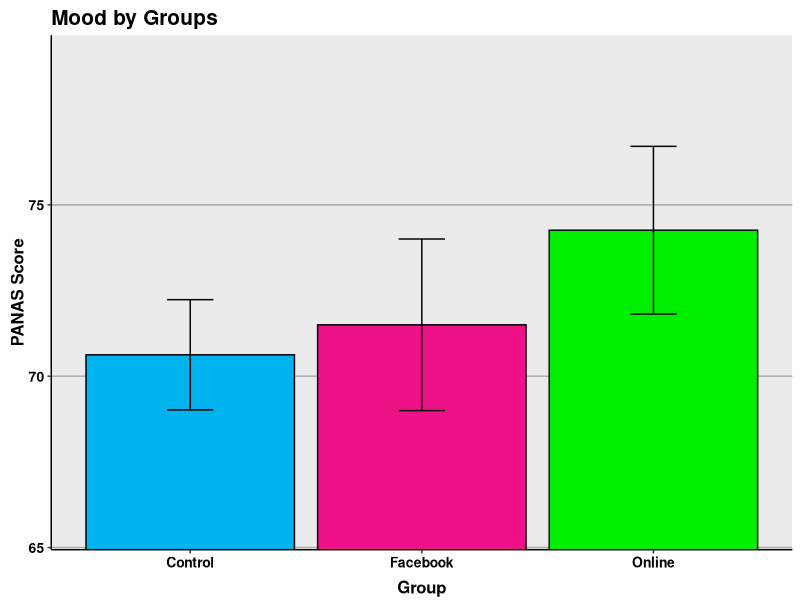
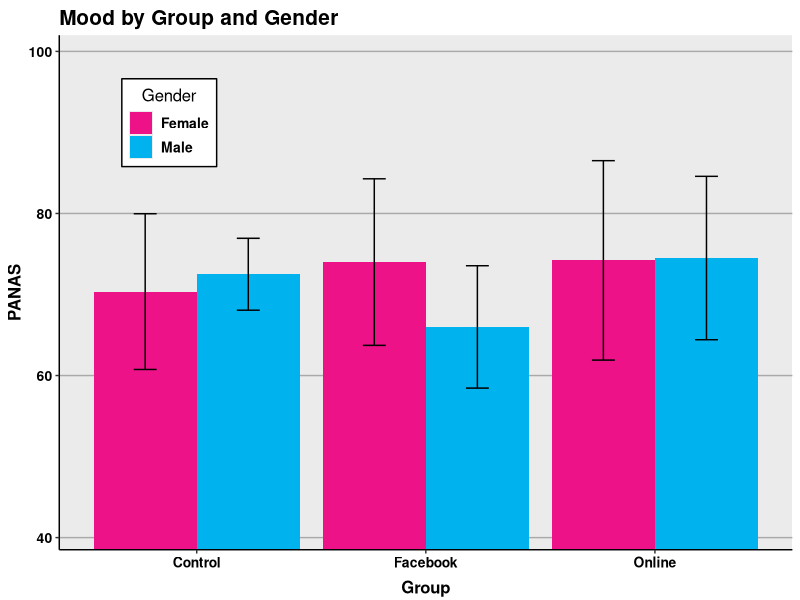

These charts were generated, in order, by the following R code:
## ---- chunk 1
dat<-read.csv("data.csv")
## ---- chunk 2
str(dat)
## ---- chunk 3
summary(aov(PANAS~Group, data=dat))
## ---- chunk 4
library(ggplot2)
library(gplots)
library(dplyr)
## ---- chunk 5
temp<-dat%>%group_by(Group)%>%
  summarize(means=mean(PANAS),
            sems=sd(PANAS)/sqrt(length(PANAS)))
## ---- chunk 6
f<-ggplot(temp,aes(x=factor(Group),y=means))+
  geom_bar(stat="identity", color="black",
           fill=c("deepskyblue2", "deeppink2","green2"))+
  geom_errorbar(aes(ymax=means+sems,
                    ymin=means-sems),
                width=.2)+
  ggtitle("Mood by Groups")+
  labs(x="Group", y="PANAS Score")+
  scale_x_discrete(breaks=c("Control","Facebook","Online"),
                   labels=c("Control","Facebook","Online"))+
  theme(plot.title=element_text(size=15,
                                face="bold",
                                vjust=.5))+
  theme(axis.title.x=element_text(size=12,
                                  face="bold",
                                  vjust=-.25))+
  theme(axis.title.y=element_text(size=12,
                                  face="bold",
                                  vjust=.25))+
  theme(axis.text.x=element_text(size=10,
                                 face="bold",
                                 color="black"))+
  theme(axis.text.y=element_text(size=10,
                                 face="bold",
                                 color="black"))+
  coord_cartesian(ylim=c(min(temp$means)-2*max(temp$sems),
                         max(temp$means)+2*max(temp$sems)))+
  theme(panel.border=element_blank(),
        axis.line=element_line())+
  theme(panel.grid.major.x=element_blank())+
  theme(panel.grid.major.y=element_line(color="darkgrey"))+
  theme(panel.grid.minor.y=element_blank())
f
## ---- chunk 7
summary(aov(PANAS~Group*Gender, data=dat))
## ---- chunk 8
temp<-dat%>%group_by(Group,Gender)%>%
  summarize(means=mean(PANAS),
            sems=sd(PANAS)/sqrt(length(n)))
## ---- chunk 9
f<-ggplot(temp, aes(x=Group,
                    y=means,
                    fill=Gender))+
  geom_bar(stat="identity",position=position_dodge())+
  scale_fill_manual(values=c("deeppink2","deepskyblue2"),
                     name="Gender",
                     breaks=c("Female","Male"),
                     labels=c("Female", "Male"))+
  geom_errorbar(aes(ymax=means+sems,
                    ymin=means-sems),
                width=.2,
                position=position_dodge(.9))+
  ggtitle("Mood by Group and Gender")+
  labs(x="Group",y="PANAS")+
  theme(plot.title=element_text(size=15,face="bold",vjust=.5))+
  theme(axis.title.x=element_text(size=12,face="bold",vjust=-.25))+
  theme(axis.title.y=element_text(size=12,face="bold",vjust=1))+
  theme(axis.text.x=element_text(size=10,face="bold",color="black"))+
  theme(axis.text.y=element_text(size=10,face="bold",color="black"))+
  coord_cartesian(ylim=c(min(temp$means)-2*max(temp$sems),
                         max(temp$means)+2*max(temp$sems)))+
  theme(panel.border=element_blank(),axis.line=element_line())+
  theme(panel.grid.major.x=element_blank())+
  theme(panel.grid.major.y=element_line(color="darkgrey"))+
  theme(panel.grid.minor.y=element_blank())+
  theme(legend.position=c(.15,.83))+
  theme(legend.background=element_blank())+
  theme(legend.background=element_rect(color="black"))+
  theme(legend.title=element_blank())+
  theme(legend.title=element_text(size=12))+
  theme(legend.title.align=.5)+
  theme(legend.text=element_text(size=10,face="bold"))
f
